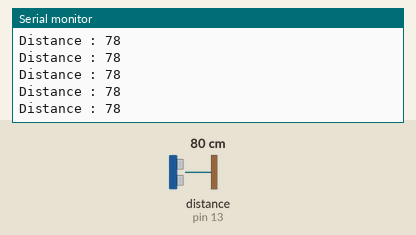
The sketch below on a simulated Arduino Uno, built with avr-gcc and run on an emulated ATmega328P. Parts: the last lines printed to the serial monitor. Wiring (inferred from the names in the program): ultrasonic range finder: trigger pin 12; echo pin 13. The test bench sets the inputs (shaded band); at power-on: distance to the obstacle (sensor on pin 13) 80 cm. The echo pulse lasts 58.3 µs per cm.

Above: at 1.2 s.
1.3 s: distance to the obstacle (sensor on pin 13) set to 2 cm
At 2.0 s:
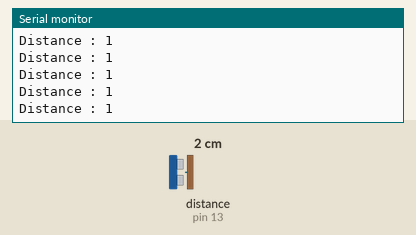
4.3 s: distance to the obstacle (sensor on pin 13) set to 18 cm
At 5.1 s:
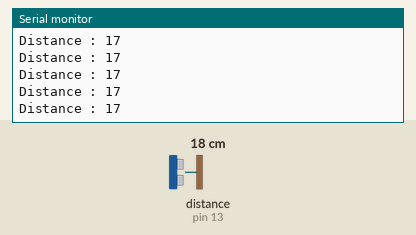
7.3 s: distance to the obstacle (sensor on pin 13) set to 299 cm
At 7.9 s:
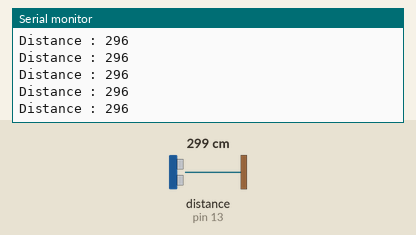
13.3 s: distance to the obstacle (sensor on pin 13) set to 35 cm
At 14.2 s:
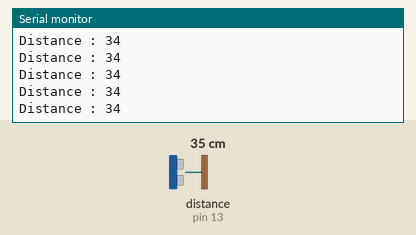
Timing chart, 0 to 16.3 s (numbered marks = the images above; inputs shaded):
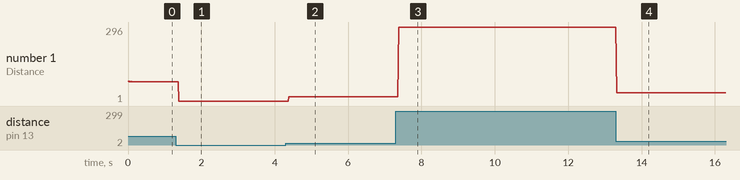

Measured:
- after the input at 1.3 s, the serial monitor: prints a new line after 0.08 s (image 1)
- after the input at 4.3 s, the serial monitor: prints a new line after 0.08 s (image 2)
- after the input at 7.3 s, the serial monitor: prints a new line after 0.07 s (image 3)
- after the input at 13.3 s, the serial monitor: prints a new line at once (image 4)
- plotted number 1: 78 → 1 after the input at 1.3 s, 1 → 17 after the input at 4.3 s, 17 → 296 after the input at 7.3 s, 296 → 34 after the input at 13.3 s

The sketch:

ultrasonic.ino
```cpp
const int trigPin = 12;
const int echoPin = 13;
long duration;
int distance;
void setup() {
  pinMode(trigPin,OUTPUT);
  pinMode(echoPin,INPUT);
  Serial.begin(9600);
}

void loop() {
  digitalWrite(trigPin,LOW);
  delayMicroseconds(200);
  digitalWrite(trigPin,HIGH);
  delayMicroseconds(1000);
  digitalWrite(trigPin,LOW);
  long duration = pulseIn(echoPin,HIGH);
  int distance = duration*0.034/2;
  Serial.print("Distance : ");
  Serial.println(distance);
}
```
